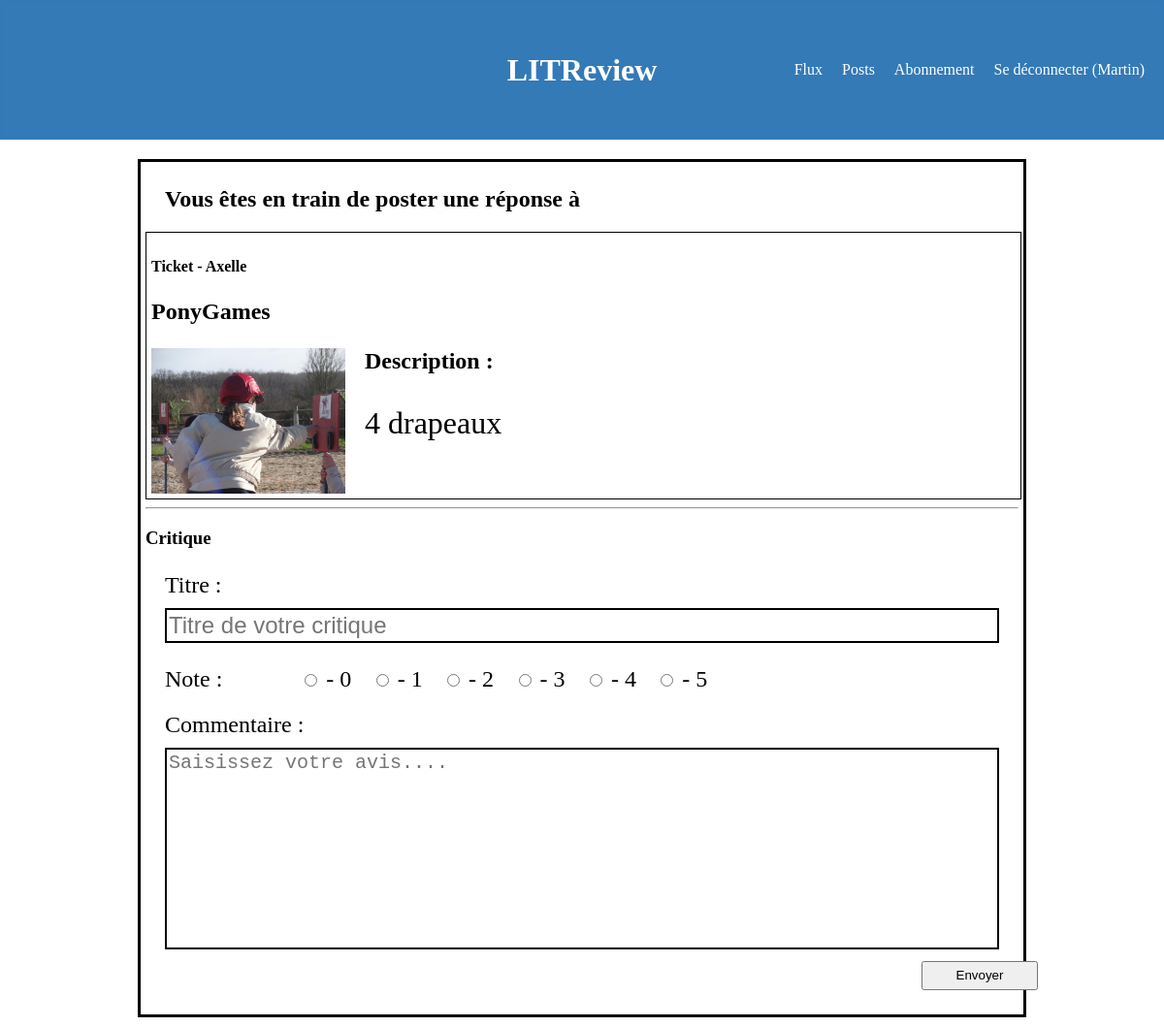
Screenshot of /review/40/create (signed in) with the database file from the repository.
### authentication/models.py (models this page shows)
class User(AbstractUser):
    follows = models.ManyToManyField(
        'self',
        symmetrical=False,
        verbose_name='abonné',
    )

### review/models.py (models this page shows, shortened)
class Ticket(models.Model):
    IMAGE_MAX_SIZE = (800, 800)
    title = models.CharField(max_length=128, verbose_name='Titre', null=False, blank=False)
    description = models.TextField(max_length=2048, null=False, blank=False, verbose_name='Description')
    user = models.ForeignKey(to=settings.AUTH_USER_MODEL, on_delete=models.CASCADE)
    image = models.ImageField(verbose_name='Image')
    time_created = models.DateTimeField(auto_now=True)
    review_created = models.BooleanField(default=False)

### review/views.py (the view)
# urls.py: path('review/<int:ticket_id>/create', review.views.review_create, name='review_create'),
@login_required
def review_create(request, ticket_id):
    ticket = get_object_or_404(Ticket, id=ticket_id)
    if request.method == 'POST':
        review_form = ReviewForm(request.POST)
        if review_form.is_valid():
            review_form = ReviewForm(request.POST)
            review = review_form.save(commit=False)
            review.user = request.user
            review.ticket = ticket
            review.save()
            return redirect('home')
        else:
            review_form = ReviewForm()
    else:
        ticket = get_object_or_404(Ticket, id=ticket_id)
        review_form = ReviewForm(request.POST)
    context = {
        'ticket': ticket,
        'review_form': review_form,
    }
    return render(request, 'review/review_create.html', context=context)

### review/forms.py
class ReviewForm(forms.ModelForm):
    class Meta:
        model = models.Review
        fields = ['headline', 'rating', 'body']

### review/templates/review/review_create.html (shortened to what this page needs)
{% extends 'base.html' %}
{% load custom_filters %}
{% block content %}
    <div class="main-container">
        <div class="flux">
            <h2> Vous êtes en train de poster une réponse à </h2>
            <form method="post" enctype="multipart/form-data">
                <div class="ticket">
                    <div class="author">
                        <h4 > Ticket - {{ ticket.user }} </h4>
                        <p>{{ ticket.title }}</p>
                        <div class="image-container">
                            <img class="image" src="{{ ticket.image.url }}" alt="">
                            <div class="description">
                                <h2>Description :</h2>
                                <p>
                                    {{ ticket.description }}
                                </p>
                            </div>
                        </div>
                    </div>
                </div>
                <hr>
                <h3>Critique</h3>
                <div class="review">
                    <p>
                        <label for="id_headline" >Titre&nbsp;:</label>
                        <input class="id_headline" type="text" name="headline" maxlength="128" required="" id="id_headline" placeholder="Titre de votre critique">
                    </p>
                    <div class="radio">
                            <label for="id_rating">Note&nbsp;:</label>
                            <div class="radio-inline">
                                <div><input type="radio" id="option0" name="rating" value="0" required> - 0</div>
                                <div><input type="radio" id="option1" name="rating" value="1"> - 1</div>
                                <div><input type="radio" id="option2" name="rating" value="2"> - 2</div>
                                <div><input type="radio" id="option3" name="rating" value="3"> - 3</div>
                                <div><input type="radio" id="option4" name="rating" value="4"> - 4</div>
                                <div><input type="radio" id="option5" name="rating" value="5"> - 5</div>
                            </div>
                    </div>
                    <div class="input-wrapper">
                        <label for="id_body">Commentaire&nbsp;:</label>
                        <textarea class="id_body" id="id_body" name="body" rows="4" cols="50" placeholder="Saisissez votre avis...." required=""></textarea>
                    </div>
                    <form action="{% url 'review_create' ticket.id %}" method='post'>
                        <input class="review_create_button" type="submit" value="Envoyer">
                    </form>
                </div>
            </form>
        </div>
    </div>
{% endblock content %}

### templates/base.html (shortened to what this page needs)
{% load static %}
<!doctype html>
<html lang="fr">
    <head>
        <link rel="stylesheet" href="{% static 'css/style.css' %}">
    </head>
    <body>
        <div>
            <header class="header">
                <div class="banner">
                    <div class="banner-title">
                        <h1>LITReview</h1>
                    </div>
                    <nav class="banner-link">
                        {% if user.is_authenticated %}
                            <ul class="menu">
                                <li><a href="{% url 'home' %}" class="default-active">Flux</a></li>
                                <li><a href="{% url 'post' %}">Posts</a></li>
                                <li><a href="{% url 'follow_users' %}">Abonnement</a></li>
                                    <li><a href="{% url 'logout' %}">Se déconnecter ({{ request.user }})</a></li>
                            </ul>
                        {% endif %}
                    </nav>
                </div>
            </header>
        </div>
        {% block content %}
        {% endblock content %}
    </body>
</html>

### static/css/style.css (style rules this page uses)
html, body { margin: 0; padding: 0; width: 100%; }
.banner { top: 0; left: 0; width: 100%; height: 120px; background-color: #337ab7; padding-top: 10px; display: flex; align-items: center; padding-bottom: 10px; margin-bottom: 20px; position: relative; }
.banner-title { flex: 1; }
.banner-link { position: absolute; right: 10px; }
.header { height: 140px; background-color: #3379b7; color: white; padding: 2px; text-align: center; }
.main-container { margin-top: 20px; margin-bottom:10px; display: flex; justify-content: center; flex-direction: column; align-items: center; }
.flux { border: 3px solid #000; padding: 5px; width: 75%; }
.flux > h2 { display: flex; margin-left: 20px; justify-content: left; }
.ticket { display: inline-block; border: 1px solid #000; padding: 5px; width: 99% }
.author { text-align: left; }
.author > p { font-size: x-large; font-weight: bold; }
.review { text-align: left; width: auto; margin: 20px; font-size: x-large ; }
.radio { display: flex; margin: 20px; margin-left: 0px; }
.radio-inline { display: flex; justify-content: space-between; width: 35vw; margin-left: 80px; }
.id_headline { font-size: inherit; margin-top: 10px; width: 71vw; height: 30px; border: 2px solid black; }
.id_body { vertical-align: text-top; word-wrap: break-word; white-space: pre-wrap; resize: none; font-size: inherit; line-height: inherit; margin-top: 10px; height: 200px; width: 71vw; border: 2px solid black; }
.review_create_button { justify-content: right; display: flex; margin-left: 65vw; height: 30px; width: 120px; margin-top: 1vw; }

### rows the page displays
User: user "Martin"
Ticket: user "Axelle", title "PonyGames", image (picture), description "4 drapeaux"
